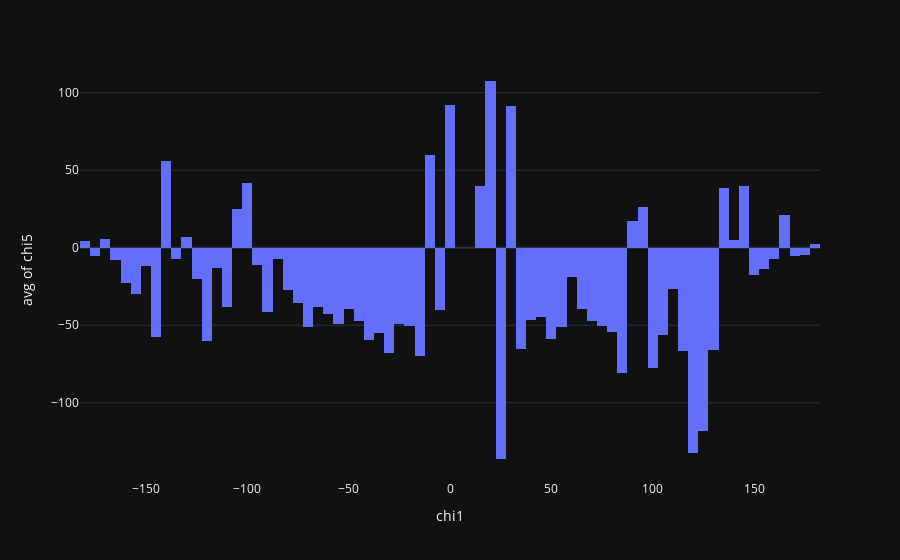

Write notebook code for a chart like this one.
### Markdown cell above
## Examine the Disulfide Torsions
The disulfide bond's overall conformation is defined by the sidechain dihedral angles $\chi_{1}$-$\chi_{5}$. Since the S-S bond has electron delocalization, it exhibits some double-bond character with strong minima at $+90°$ and $-90°$. The *Left-handed* Disulfides have $\chi_{3}$ < 0.0° and the *Right-handed* have a $\chi_{3}$ > 0.0°.

These torsion values along with the approximate torsional energy are stored in the DisulfideLoader() class and individually within each Disulfide object. We access them via the ``DisulfideList.getTorsions()`` function.

We can get a quick look at their overall statistics using the ``Pandas.describe()`` function.

### Code cell
labels = {'value': 'Angle', 'variable': 'Torsion'}

px.histogram(SS_df, x='chi1', y='chi5', labels=labels, nbins=90, histfunc='avg',
            template='plotly_dark')

### Figure 1 — Plotly figure (JSON) as saved in the notebook; plotly's stock layout.template omitted (floating-point values rounded to 4 significant figures; data arrays with more than 128 entries replaced by an {"elided": "..."} marker saying what was removed)
{"data": [{"alignmentgroup": "True", "bingroup": "x", "histfunc": "avg", "hovertemplate": "chi1=%{x}<br>avg of chi5=%{y}<extra></extra>", "legendgroup": "", "marker": {"color": "#636efa", "pattern": {"shape": ""}}, "name": "", "nbinsx": 90, "offsetgroup": "", "orientation": "v", "showlegend": false, "type": "histogram", "x": {"elided": "8208 float values"}, "xaxis": "x", "y": {"elided": "8208 float values"}, "yaxis": "y"}], "layout": {"barmode": "relative", "legend": {"tracegroupgap": 0}, "margin": {"t": 60}, "xaxis": {"anchor": "y", "domain": [0, 1], "title": {"text": "chi1"}}, "yaxis": {"anchor": "x", "domain": [0, 1], "title": {"text": "avg of chi5"}}}}
